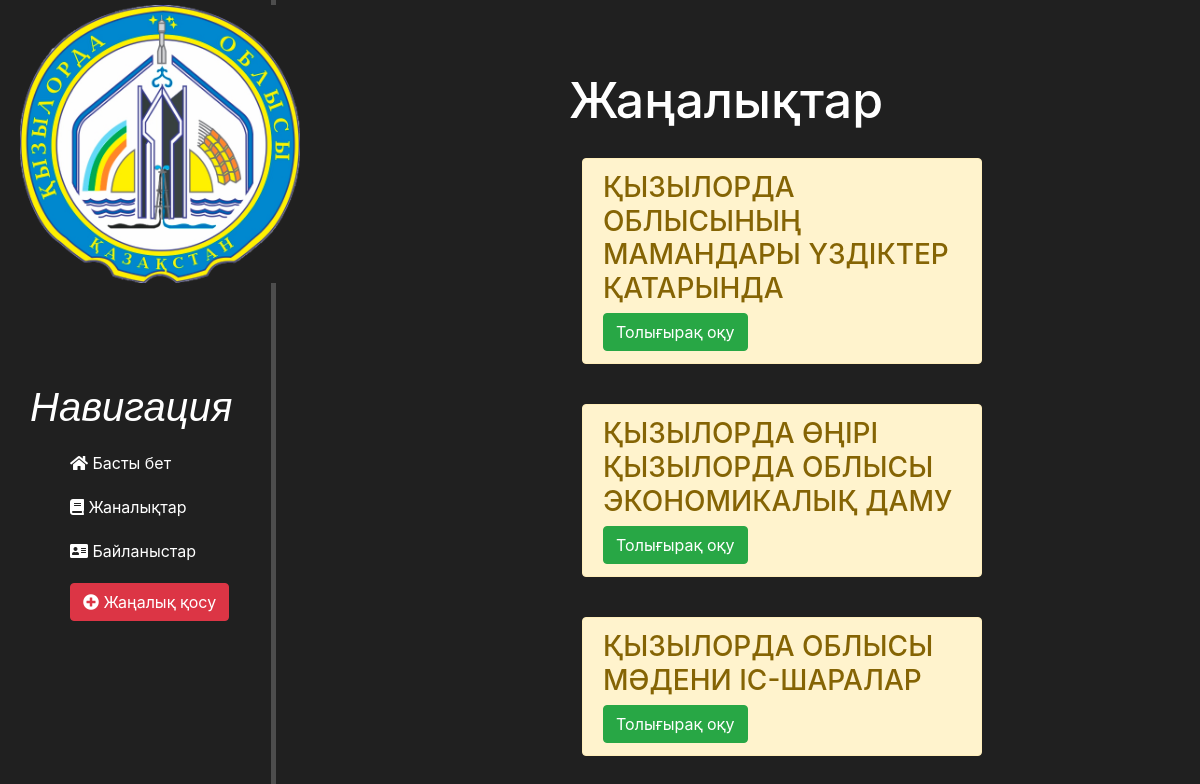
Page /news/ on the committed database.
### news/models.py (models this page shows, shortened)
class Articles(models.Model):
    title = models.CharField('Жаңалық атауы', max_length=50)
    anons = models.CharField('Мазмұны', max_length=250)
    full_text = models.TextField('Мәтін')
    date = models.DateTimeField('Күні')
    class Meta:
        verbose_name = "New"
        verbose_name_plural = "News"

### news/views.py (the view)
# urls.py: path('', views.news_home, name="news_home"),
def news_home(request):
    news = Articles.objects.all()
    return render(request, 'news/news_home.html', {'news': news})

### news/templates/news/news_home.html (shortened to what this page needs)
{% extends 'main/main_layout.html' %}
{% block content %}
    <div class="features">
        <h1>Жаңалықтар</h1>
        {% if news %}
            {% for i in news %}
                <div class="alert alert-warning">
                    <h3>{{i.title}}</h3>
                    <a href="{% url 'news-detail' i.id %}" class="btn btn-success">Толығырақ оқу</a>
                </div>
            {% endfor %}
        {% else %}
            <p>Әзірге ешқандай жаңалық жоқ</p>
        {% endif %}
    </div>
{% endblock %}

### main/templates/main/main_layout.html (shortened to what this page needs)
{% load static %}
<!DOCTYPE html>
<html lang="en">
<head>
    <link rel="stylesheet" href="https://stackpath.bootstrapcdn.com/bootstrap/4.5.2/css/bootstrap.min.css">
    <link rel="stylesheet" href="{% static 'main/css/main.css' %}">
    <link rel="stylesheet" href="https://use.fontawesome.com/releases/v5.8.2/css/all.css">
</head>
<body>
    <aside>
        <img class="logo_main" src="{% static 'main/img/kyzyl_orda.png' %}" alt="logo">
        <h3>Навигация </h3>
        <ul>
            <a href="{% url 'home' %}"><li><i class="fas fa-home"></i> Басты бет</li></a>
            <a href="{% url 'news_home' %}"><li><i class="fas fa-book"></i> Жаналықтар</li></a>
            <a href="{% url 'contacts' %}"><li><i class="fas fa-address-card"></i> Байланыстар</li></a>
            <a href="{% url 'create' %}"><li><button class="btn btn-danger"/><i class="fas fa-plus-circle"></i> Жаңалық қосу</li></a>
        </ul>
        </aside>
    <main>
        {% block content %}
        {% endblock %}
    </main>
</body>
</html>

### main/static/main/css/main.css (style rules this page uses)
body { background:#202020; }
aside { float: left; background: #202020; width: 23%; padding: 2.5%; height: 100vh; color: #000000; border-right: 5px solid #4d4d4d; }
aside .logo_main { background-color:#202020; width: 280px; margin-top:-25px; height: 260 px; margin-left:-10px; }
aside h3 { margin-top: 100px; font-size: 40px; font-family:sans-serif; font-style:italic; color:#fff; }
aside ul { list-style:none; }
aside ul li { color: #fff; display: block; margin-top: 20px; transition:transform .6s ease; }
main .features { float:left; color : #000; margin-top: 120px; text-align:center; width:75%; }
main .features h1 { font-size:50px;margin-top:-50px;color:#fff; }
.alert-warning { float:left; clear:both; margin:20px 34%; width: 400px; text-align:left; }

### rows in the picture
Articles: title "ҚЫЗЫЛОРДА ОБЛЫСЫНЫҢ МАМАНДАРЫ ҮЗДІКТЕР ҚАТАРЫНДА"
Articles: title "ҚЫЗЫЛОРДА ӨҢІРІ ҚЫЗЫЛОРДА ОБЛЫСЫ ЭКОНОМИКАЛЫҚ ДАМУ"
Articles: title "ҚЫЗЫЛОРДА ОБЛЫСЫ МӘДЕНИ ІС-ШАРАЛАР"
